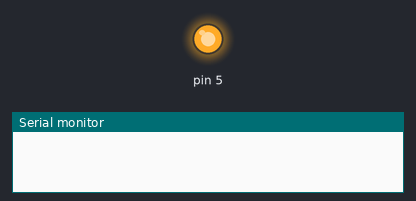
The sketch below on a simulated Arduino Uno, built with avr-gcc and run on an emulated ATmega328P. Shown: output pins drawn as LEDs (lit = HIGH), the last lines printed to the serial monitor.

Above: at 2.1 s.
At 14.5 s:
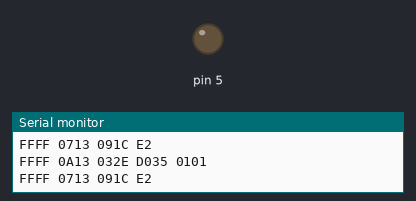
Timing chart, 0 to 16.0 s (numbered marks = the images above):
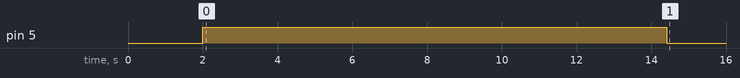

The sketch:

NEELbot.ino
```cpp
#include <Herkulex.h>
#include <SoftwareSerial.h>

byte testMotor = 19;

void setup() {
  pinMode(5,OUTPUT);
  delay(2000);
  digitalWrite(5,HIGH);
  delay(2000);
  Serial.begin(57600);
  Herkulex.begin(57600,4,3);
  Herkulex.reboot(testMotor);
//  for(int i=0;i<10000;i++){
//    for(byte i=1;i<10;i++){
//      Herkulex.setLed(testMotor, i);
//    }
//  }
  Herkulex.setLed(testMotor,1);
  delay(10000);


  Herkulex.reboot(testMotor);

  digitalWrite(5,LOW);


}

void loop() {

}
```
